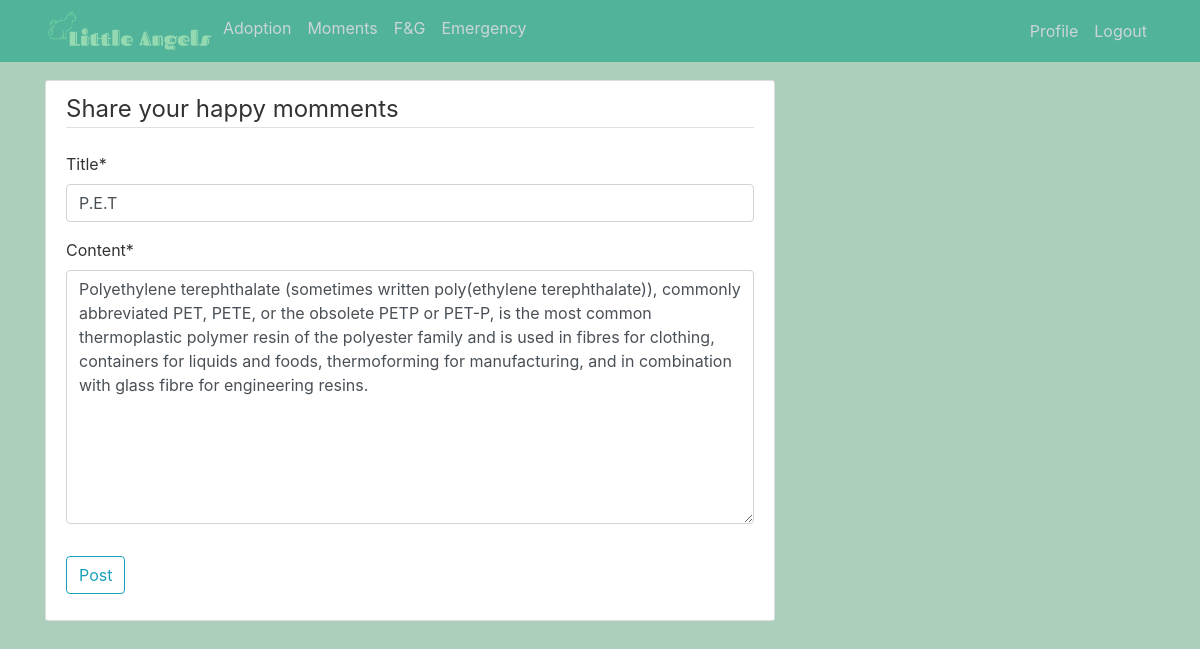
/moments/post/9/update (signed in), run on the app's committed database.
### feed/models.py (models this page shows, shortened)
class Post(models.Model):
    title = models.CharField(max_length=30)
    content = models.TextField();
    date = models.DateField(auto_now_add=True)
    author = models.ForeignKey(User, on_delete=models.CASCADE); #if user is deleted, all post gets deleted
    approved = models.BooleanField(default=False)

### feed/views.py (the view, shortened to what this page needs)
# urls.py: path('post/<int:pk>/update', PostUpdateView.as_view(), name='post_update'),
class PostUpdateView(LoginRequiredMixin, UserPassesTestMixin, UpdateView):
    model = Post
    fields = ['title', 'content']
    def test_func(self):
        post = self.get_object()
        if self.request.user == post.author:
            return True
        return False

### feed/templates/feed/post_form.html (shortened to what this page needs)
{% extends 'home/base.html' %}
{% load crispy_forms_tags %}
{% block content %}
    <div class="content-section">
        <form method="POST" >
            <fieldset class="form-group">
                <legend class="border-bottom mb-4">Share your happy momments</legend>
                {{form|crispy}}
            </fieldset>
            <div class="form-group">
                <button class="btn btn-outline-info" type="submit">Post</button>
            </div>
        </form>
    </div>
{% endblock content %}

### home/static/home/main.css (style rules this page uses)
body { background: #accfbc; color: #333333; margin-top: 5rem; }
.content-section { background: #ffffff; padding: 10px 20px; border: 1px solid #dddddd; border-radius: 3px; margin-bottom: 20px; }

### data on the page
Post: title "P.E.T", content "Polyethylene terephthalate (sometimes written poly(ethylene terephthalate)), commonly abbreviated PET, PETE, or the obsolete PETP or PET-P, is the most common thermoplastic polymer resin of the polyester family and is used in fibres for clothing, containers for liquids and foods, thermoforming for manufacturing, and in combination with glass fibre for engineering resins."
